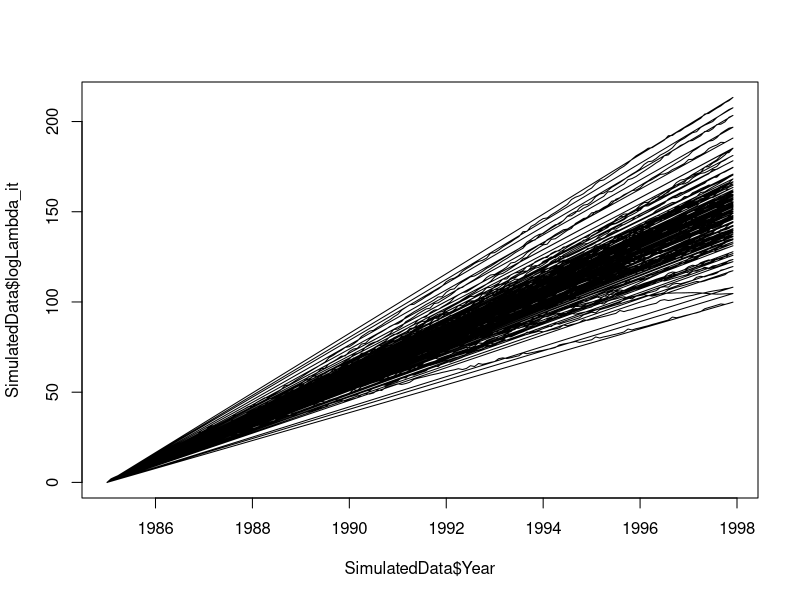

Generate this figure with R:
# 94 departments  ==> i=1,...,94.
# Monthly cases over 13 years 1985-1997  ==> t=1,...,156.

SimulateMeningococcalData <- function(ndept, time){
  time1<- 1:time
  logLambda_it <- c() 
  Month <- rep(time1, ndept)
  Department <- as.factor(rep(1:ndept, each = length(time1)))
  
  #Trend component (r_t)
  r_t<- function(num_steps){
    num_steps <- num_steps
    
    kappa_r<- rgamma(1,1,0.0001)
    sigma_r <- sqrt(1/kappa_r)
    
    r <- numeric(num_steps)
    
    # initial values
    r[1] <- 0
    r[2] <- 1
    
    # Simulating the trend component
    for (t in 3:num_steps) {
      epsilon <- rnorm(1, mean = 0, sd = sigma_r)  
      r[t] <- (2* (r[t - 1])) - r[t - 2] + epsilon
    }
    
    return(r)
  }
  
  
  #Seasonal component (s_t)
  s_t<- function(n){
    
    n <- n
    
    s <- numeric(n)
    
    kappa_s<- rgamma(1,1,0.0001)
    sigma_s <- sqrt(1/kappa_s)
    
    initial_WN <- rnorm(n, mean = 0, sd = sigma_s)
    
    # Simulating the seasonal component
    for (t in 1:n) {
      if (t <= 11) {
        s[t] <- initial_WN[t]
      } else {
        s[t] <- rnorm(1, mean = -sum(s[(t-1):(t-11)]), sd = sigma_s)
      }
    }
    
    return(s)
  }
  
  
  #Markov chain (x_it)
  x_it<- function(num_steps){
    
    transition_matrix <- matrix(c(0.8, 0.2, 0.4, 0.6), nrow = 2, byrow = TRUE)
    
    num_steps <- num_steps
    initial_state <- 0  
    
    states <- numeric(num_steps)
    
    # Simulating the Markov chain
    states[1] <- initial_state
    for (i in 2:num_steps) {
      current_state <- states[i - 1]
      next_state <- sample(0:1, size = 1, prob = transition_matrix[current_state + 1, ])
      states[i] <- next_state
    }
    return(states)
  }
  
  
  # Using the trend, seasonal, spatial components and HMM to simulate logLambda_it
  for (i in 1:ndept){
    logLambda_it.vec <- r_t(time) + s_t(time) + x_it(time)
    logLambda_it <- c(logLambda_it, logLambda_it.vec)
  }
  
  df <- data.frame(logLambda_it, Month, Department)
  return(df)
}


SimulatedData<- SimulateMeningococcalData(94,156)

#e_it<- expectedCases

#SimulatedData$mean<- e_it * exp(SimulatedData$logLambda_it)

#SimulatedData$count<- rpois(length(SimulatedData$mean), SimulatedData$mean)

library(dplyr)
SimulatedData <- SimulatedData %>%
  group_by(Department) %>% mutate(Year=seq(1985,1997.917,1/12))
plot(SimulatedData$Year,SimulatedData$logLambda_it, type="l")



#Spatial component (u_i)
# grid of spatial points for n=94 departments
u_i<- function(n){
  n <- n  
  x <- runif(n)
  y <- runif(n)
  spatial_points <- data.frame(x = x, y = y)
  
  kappa_u <- 0.5
  
  # spatial weights matrix
  W <- matrix(0, n, n)
  
  # computing spatial weights
  for (i in 1:n) {
    for (j in 1:n) {
      if (i != j) {
        
        dist_ij <- sqrt((x[i] - x[j])^2 + (y[i] - y[j])^2)
        
        # spatial weight using inverse Euclidean distance
        W[i, j] <- 1/dist_ij
      }
    }
  }
  
  # Simulating the GIA process
  simulated_component <- matrix(rnorm(n), n, 1)
  for (i in 1:n) {
    sum_wy <- sum(W[i, ] * simulated_component)
    simulated_component[i] <- rnorm(1, mean = sum_wy / sum(W[i, ]), sd = 1 / sqrt((kappa_u*sum(W[i, ]))))
  }
  
  return(simulated_component)
  
}

